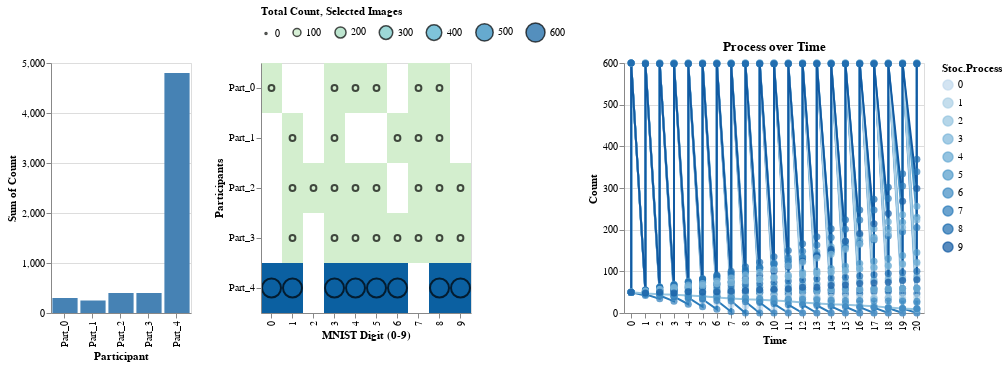

This figure's notebook cell:
### Code cell
import altair as alt

def plot_mnist_distribution(plot_data, plot_width=800, plot_height=400):
    """
    Plot the MNIST distribution using a bar chart and heatmap, distributing the plot size
    between the bar chart and heatmap.

    Parameters:
    - plot_data: DataFrame with the MNIST data
    - plot_width: Total width of the final plot (default: 800)
    - plot_height: Total height of the final plot (default: 400)
    """

    # Create a slider for selecting 'Time'
    time_slider = alt.binding_range(
        min=plot_data['Time'].min(), 
        max=plot_data['Time'].max(), 
        step=1, 
        name="Select Time: "
    )
    time_param = alt.selection_point(bind=time_slider, fields=['Time'], value = plot_data['Time'].min())

    # Altair selection object for interactive filtering
    bar_point = alt.selection_point(encodings=['x'])
    client_selection = alt.selection_point(encodings=['y'])
    
    # Calculate the split dimensions for the two charts
    bar_width = plot_width * 0.4   # 40% of the width for the bar chart
    heatmap_width = plot_width * 0.6  # 60% of the width for the heatmap
    bar_height = plot_height       # Full height for the bar chart
    heatmap_height = plot_height   # Full height for the heatmap
    
    # Heatmap (Digit vs. Participant) filtered by selected Time
    heatmap = alt.Chart(plot_data).mark_rect().encode(
        x=alt.X('Digit:O', title="MNIST Digit (0-9)"),
        y=alt.Y('Participant:N', title="Participants"),
        color = alt.condition(
                bar_point, 
                alt.Color('Count:Q', scale=alt.Scale(scheme='greenblue'), title="Total Count", legend=alt.Legend(orient="top")),  
                alt.ColorValue("grey")  # Non-selected values will be grey
            ),
        tooltip=[alt.Tooltip('Digit:O', title="Digit"),
                 alt.Tooltip('Participant:N', title="Participant"),
                 alt.Tooltip('Count:Q', title="Total Count")]
    ).transform_filter(
        time_param
    ).add_params(bar_point, client_selection, time_param).properties(width=heatmap_width, height=heatmap_height)
    
    # Overlay points for highlighting
    highlight_points = heatmap.mark_point().encode(
        color=alt.ColorValue('black'),
        size=alt.Size('Count:Q', title="Selected Images")
    ).transform_filter(
        bar_point
    ).transform_filter(
        client_selection
    )
    
    
    # Bar chart (Total images per client_selectionicipant) filtered by selected Time
    bar_chart = alt.Chart(plot_data).mark_bar().encode(
        x="Participant:N",
        y="sum(Count):Q",
        color=alt.condition(bar_point, alt.ColorValue("steelblue"), alt.ColorValue("grey"))
    ).transform_filter(
        time_param
    ).add_params(bar_point).properties(width=bar_width, height=bar_height)


    # Create an Altair line chart with markers
    line_chart = alt.Chart(plot_data).mark_line().encode(
        x='Time:O',  # Ordinal axis for time
        y='Count:Q',  # Quantitative axis for process value
        color=alt.Color('Digit:O', title="Stoc.Process"),
        tooltip=['Digit', 'Time', 'Count']
    ).properties(
        title="Process over Time",
        width=300,
        height=plot_height
    ).transform_filter(
        bar_point
    ).transform_filter(
        client_selection
    )
    
    # Add markers (circles) at data points
    marker_chart = alt.Chart(plot_data).mark_circle(size=50).encode(
        x='Time:O',
        y='Count:Q',
        color=alt.Color('Digit:O', title="Stoc.Process"),
        tooltip=['Digit', 'Time', 'Count']
    ).transform_filter(
        bar_point
    ).transform_filter(
        client_selection
    )
    
    # Overlay the markers on top of the line chart
    chart = line_chart + marker_chart
    
    # Combine the charts horizontally
    final_chart = alt.hconcat(
        bar_chart,
        heatmap + highlight_points,
        chart
    ).resolve_legend(
        color="independent",
        size="independent"
    )

    return final_chart

# Example of using the function with custom plot size
final_chart = plot_mnist_distribution(plot_data=df_plot, plot_width=350, plot_height=250)
final_chart

### Figure 1 — Vega-Lite specification as saved in the notebook (floating-point values rounded to 4 significant figures; data arrays with more than 128 entries replaced by an {"elided": "..."} marker saying what was removed)
{"config": {"view": {"continuousWidth": 300, "continuousHeight": 300}}, "hconcat": [{"mark": {"type": "bar"}, "encoding": {"color": {"condition": {"param": "param_2", "value": "steelblue"}, "value": "grey"}, "x": {"field": "Participant", "type": "nominal"}, "y": {"aggregate": "sum", "field": "Count", "type": "quantitative"}}, "height": 250, "name": "view_2", "transform": [{"filter": {"param": "param_1"}}], "width": 140.0}, {"layer": [{"mark": {"type": "rect"}, "encoding": {"color": {"condition": {"param": "param_2", "field": "Count", "legend": {"orient": "top"}, "scale": {"scheme": "greenblue"}, "title": "Total Count", "type": "quantitative"}, "value": "grey"}, "tooltip": [{"field": "Digit", "title": "Digit", "type": "ordinal"}, {"field": "Participant", "title": "Participant", "type": "nominal"}, {"field": "Count", "title": "Total Count", "type": "quantitative"}], "x": {"field": "Digit", "title": "MNIST Digit (0-9)", "type": "ordinal"}, "y": {"field": "Participant", "title": "Participants", "type": "nominal"}}, "name": "view_1", "transform": [{"filter": {"param": "param_1"}}]}, {"mark": {"type": "point"}, "encoding": {"color": {"value": "black"}, "size": {"field": "Count", "title": "Selected Images", "type": "quantitative"}, "tooltip": [{"field": "Digit", "title": "Digit", "type": "ordinal"}, {"field": "Participant", "title": "Participant", "type": "nominal"}, {"field": "Count", "title": "Total Count", "type": "quantitative"}], "x": {"field": "Digit", "title": "MNIST Digit (0-9)", "type": "ordinal"}, "y": {"field": "Participant", "title": "Participants", "type": "nominal"}}, "transform": [{"filter": {"param": "param_1"}}, {"filter": {"param": "param_2"}}, {"filter": {"param": "param_3"}}]}], "height": 250, "width": 210.0}, {"layer": [{"mark": {"type": "line"}, "encoding": {"color": {"field": "Digit", "title": "Stoc.Process", "type": "ordinal"}, "tooltip": [{"field": "Digit", "type": "quantitative"}, {"field": "Time", "type": "quantitative"}, {"field": "Count", "type": "quantitative"}], "x": {"field": "Time", "type": "ordinal"}, "y": {"field": "Count", "type": "quantitative"}}, "title": "Process over Time", "transform": [{"filter": {"param": "param_2"}}, {"filter": {"param": "param_3"}}]}, {"mark": {"type": "circle", "size": 50}, "encoding": {"color": {"field": "Digit", "title": "Stoc.Process", "type": "ordinal"}, "tooltip": [{"field": "Digit", "type": "quantitative"}, {"field": "Time", "type": "quantitative"}, {"field": "Count", "type": "quantitative"}], "x": {"field": "Time", "type": "ordinal"}, "y": {"field": "Count", "type": "quantitative"}}, "transform": [{"filter": {"param": "param_2"}}, {"filter": {"param": "param_3"}}]}], "height": 250, "width": 300}], "data": {"name": "data-0b518212f8eb27bec264487093c91d4a"}, "params": [{"name": "param_2", "select": {"type": "point", "encodings": ["x"]}, "views": ["view_2", "view_1"]}, {"name": "param_3", "select": {"type": "point", "encodings": ["y"]}, "views": ["view_1"]}, {"name": "param_1", "select": {"type": "point", "fields": ["Time"]}, "bind": {"input": "range", "max": 20, "min": 0, "name": "Select Time: ", "step": 1}, "value": 0, "views": ["view_1"]}], "resolve": {"legend": {"color": "independent", "size": "independent"}}, "$schema": "https://vega.github.io/schema/vega-lite/v5.20.1.json", "datasets": {"data-0b518212f8eb27bec264487093c91d4a": {"elided": "735 records"}}}
